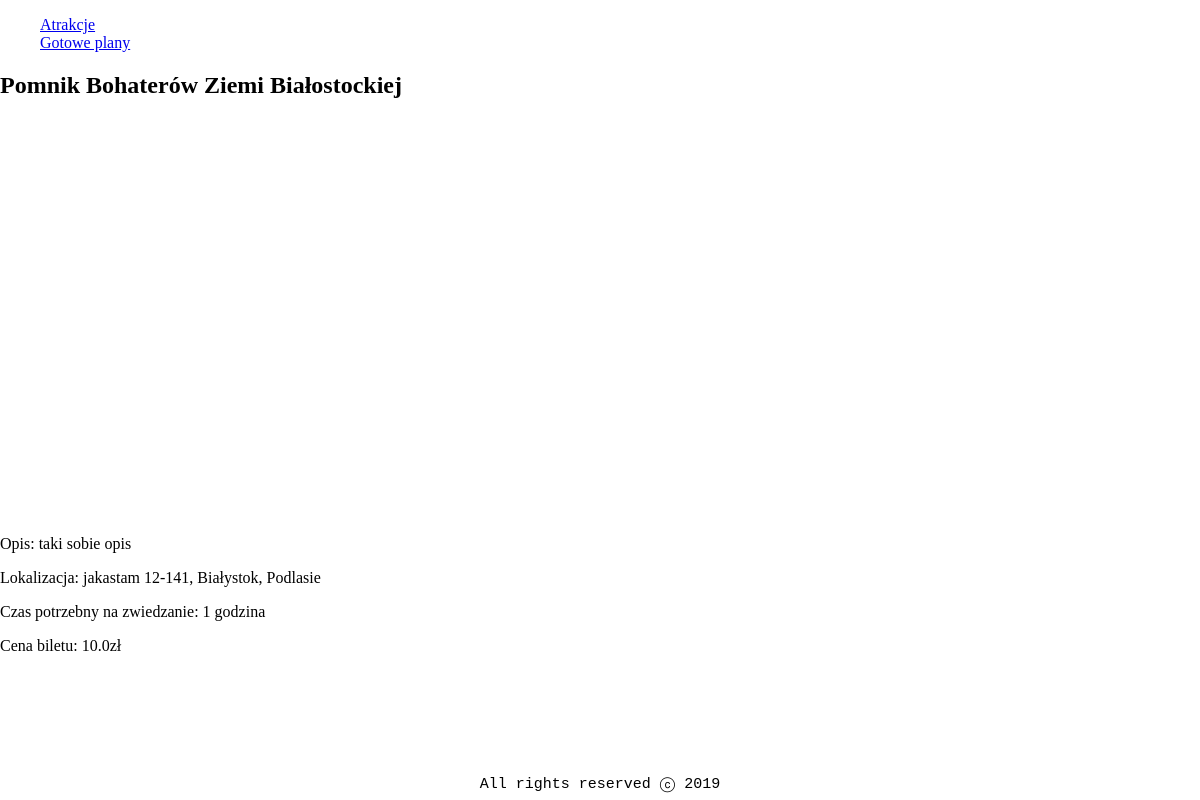
/guide/attractions/2, run on the app's committed database.
### guide/models.py (models this page shows, shortened)
class Attraction(models.Model):
    name = models.CharField(_("Name"),
                            max_length=200, help_text="Enter attraction's name.")
    description = models.TextField(max_length=500)
    categories = models.ManyToManyField(
        "Category")
    localization = models.ForeignKey(
        "Localization", verbose_name=_("Address"), on_delete=models.SET_NULL, null=True)
    timeNeededToSightsee = models.FloatField(
        _("Time neede to sightsee (in hours)"))
    ticketCost = models.FloatField(
        _("Ticket's cost"), default=0)

class Localization(models.Model):
    street = models.CharField(
        _("Street"), max_length=100, help_text='Name of the street')
    zipCode = models.CharField(
        _("Zipcode"), max_length=10, help_text='Zip code')
    city = models.CharField(_("City"), max_length=50)
    latitude = models.FloatField(_("Latitude"), null=True)
    longitude = models.FloatField(_("Longitude"), null=True)
    voivodeship = models.CharField(_("Voivodeship"), max_length=50)
    def __str__(self):
        return '' + self.street + ' '+self.zipCode+', ' + self.city+', '+self.voivodeship

### guide/views.py (the view)
class AttractionDetailView(DetailView):
    model = Attraction
    def getAttractionsInfo(self):
        pos = {"name": self.object.name, "lat": self.object.localization.latitude,
               "lng": self.object.localization.longitude}
        return pos
    def getLongTimeNeededToSoghtsee(self):
        hours = int(self.object.timeNeededToSightsee)
        minutes = int((self.object.timeNeededToSightsee % 1)*60)
        result = ''
        if hours:
            if hours == 1:
                result += str(hours) + ' godzina'
            else:
                result += str(hours) + ' godzin'
        if minutes:
            result += ' '+str(minutes) + ' minut'
        return result
    def get_context_data(self, **kwargs):
        context = super().get_context_data(**kwargs)
        context['longTimeNeededToSightsee'] = self.getLongTimeNeededToSoghtsee()
        context['locationInfo'] = self.getAttractionsInfo()
        return context

### guide/templates/guide/attraction_detail.html (shortened to what this page needs)
{% extends "base.html" %}
{% block content %}
    <h2>{{attraction.name}}</h2>
    <div id="map"></div>
    <p>Opis: {{attraction.description}}</p>
    <p>Lokalizacja: {{attraction.localization}}</p>
    <p>Czas potrzebny na zwiedzanie: {{longTimeNeededToSightsee}}</p>
    <p>Cena biletu: {{attraction.ticketCost}}zł</p>
{% endblock content %}

### guide/static/css/styles.css (style rules this page uses)
html,body { width:100vw; margin:0; padding:0; }
#map { padding:0; margin:0; width:100%; height: 400px; }

### data on the page
Attraction: name "Pomnik Bohaterów Ziemi Białostockiej", description "taki sobie opis", localization "jakastam 12-141, Białystok, Podlasie", ticketCost "10.0"

### other printed values
{{ longTimeNeededToSightsee }} "1 godzina"
